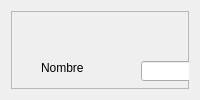
                   <widget class="QWidget" name="page_crear_cliente">
                    <layout class="QVBoxLayout" name="verticalLayout_13">
                     <item>
                      <widget class="QFrame" name="page_cliente_crea">
                       <property name="frameShape">
                        <enum>QFrame::StyledPanel</enum>
                       </property>
                       <property name="frameShadow">
                        <enum>QFrame::Raised</enum>
                       </property>
                       <widget class="QLabel" name="label_17">
                        <property name="geometry">
                         <rect>
                          <x>30</x>
                          <y>50</y>
                          <width>47</width>
                          <height>13</height>
                         </rect>
                        </property>
                        <property name="text">
                         <string>Nombre</string>
                        </property>
                       </widget>
                       <widget class="QLineEdit" name="txt_nombre_cliente">
                        <property name="geometry">
                         <rect>
                          <x>130</x>
                          <y>50</y>
                          <width>113</width>
                          <height>20</height>
                         </rect>
                        </property>
                       </widget>
                       <widget class="QPushButton" name="bt_guardar_cliente">
                        <property name="geometry">
                         <rect>
                          <x>280</x>
                          <y>50</y>
                          <width>231</width>
                          <height>23</height>
                         </rect>
                        </property>
                        <property name="text">
                         <string>Guardar</string>
                        </property>
                       </widget>
                       <widget class="QLabel" name="label_18">
                        <property name="geometry">
                         <rect>
                          <x>30</x>
                          <y>90</y>
                          <width>47</width>
                          <height>13</height>
                         </rect>
                        </property>
                        <property name="text">
                         <string>NIT</string>
                        </property>
                       </widget>
                       <widget class="QLineEdit" name="txt_nit">
                        <property name="geometry">
                         <rect>
                          <x>130</x>
                          <y>90</y>
                          <width>113</width>
                          <height>20</height>
                         </rect>
                        </property>
                        <property name="maxLength">
                         <number>11</number>
                        </property>
                       </widget>
                       <widget class="QLineEdit" name="txt_celular">
                        <property name="geometry">
                         <rect>
                          <x>130</x>
                          <y>130</y>
                          <width>113</width>
                          <height>20</height>
                         </rect>
                        </property>
                        <property name="maxLength">
                         <number>8</number>
                        </property>
                       </widget>
                       <widget class="QLineEdit" name="txt_direccion">
                        <property name="geometry">
                         <rect>
                          <x>130</x>
                          <y>170</y>
                          <width>113</width>
                          <height>20</height>
                         </rect>
                        </property>
                       </widget>
                       <widget class="QLabel" name="label_19">
                        <property name="geometry">
                         <rect>
                          <x>30</x>
                          <y>130</y>
                          <width>47</width>
                          <height>13</height>
                         </rect>
                        </property>
                        <property name="text">
                         <string>Celular</string>
                        </property>
                       </widget>
                       <widget class="QLabel" name="label_20">
                        <property name="geometry">
                         <rect>
                          <x>30</x>
                          <y>170</y>
                          <width>47</width>
                          <height>13</height>
                         </rect>
                        </property>
                        <property name="text">
                         <string>Direccion</string>
                        </property>
                       </widget>
                       <widget class="QLineEdit" name="txt_tipo">
                        <property name="geometry">
                         <rect>
                          <x>130</x>
                          <y>210</y>
                          <width>113</width>
                          <height>20</height>
                         </rect>
                        </property>
                       </widget>
                       <widget class="QLabel" name="label_21">
                        <property name="geometry">
                         <rect>
                          <x>40</x>
                          <y>220</y>
                          <width>47</width>
                          <height>13</height>
                         </rect>
                        </property>
                        <property name="text">
                         <string>Tipo</string>
                        </property>
                       </widget>
                       <widget class="QComboBox" name="cb_tipo">
                        <property name="geometry">
                         <rect>
                          <x>260</x>
                          <y>210</y>
                          <width>131</width>
                          <height>22</height>
                         </rect>
                        </property>
                        <item>
                         <property name="text">
                          <string/>
                         </property>
                        </item>
                        <item>
                         <property name="text">
                          <string>Cargo Expreso</string>
                         </property>
                        </item>
                        <item>
                         <property name="text">
                          <string>Guatex</string>
                         </property>
                        </item>
                        <item>
                         <property name="text">
                          <string>Transportador</string>
                         </property>
                        </item>
                        <item>
                         <property name="text">
                          <string>Recoger</string>
                         </property>
                        </item>
                       </widget>
                      </widget>
                     </item>
                    </layout>
                   </widget>
